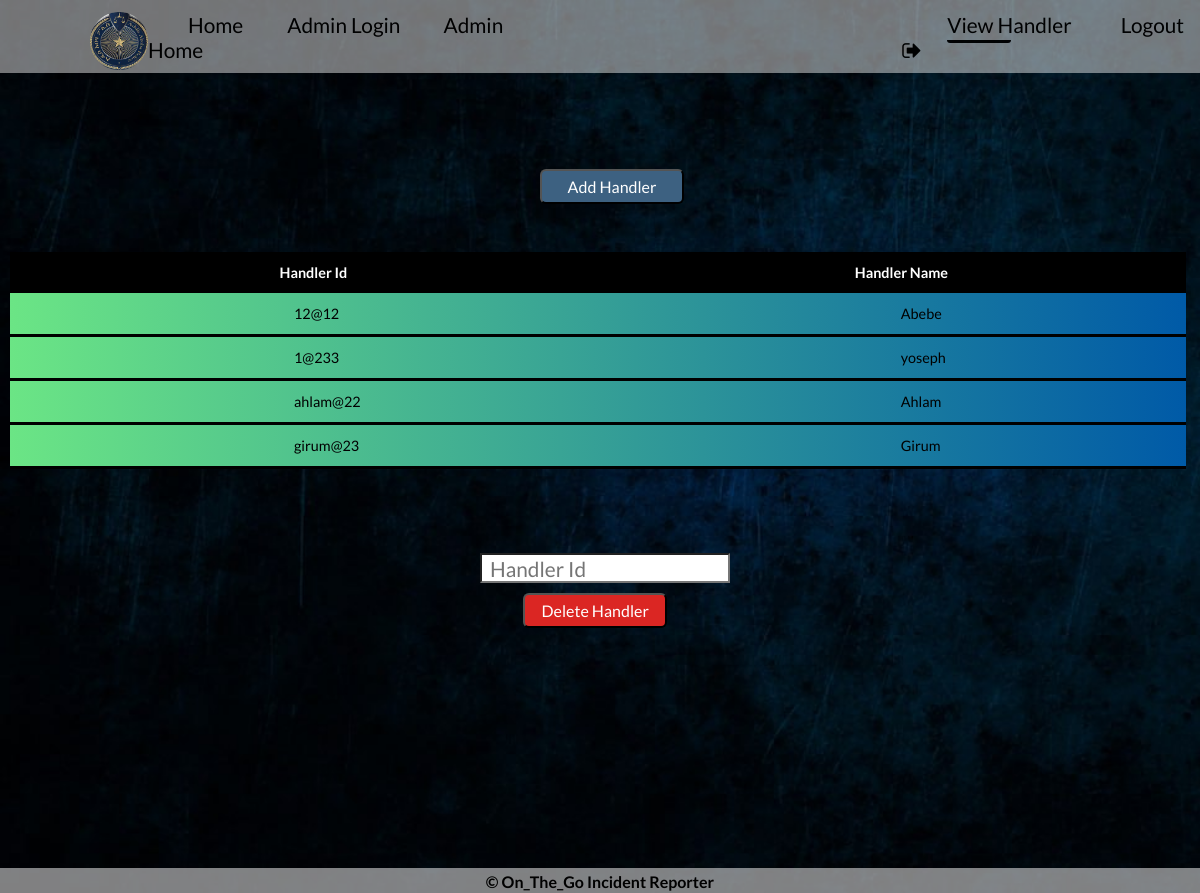
The page /Admin_viewHandler.php (signed in) on the database as committed earlier.
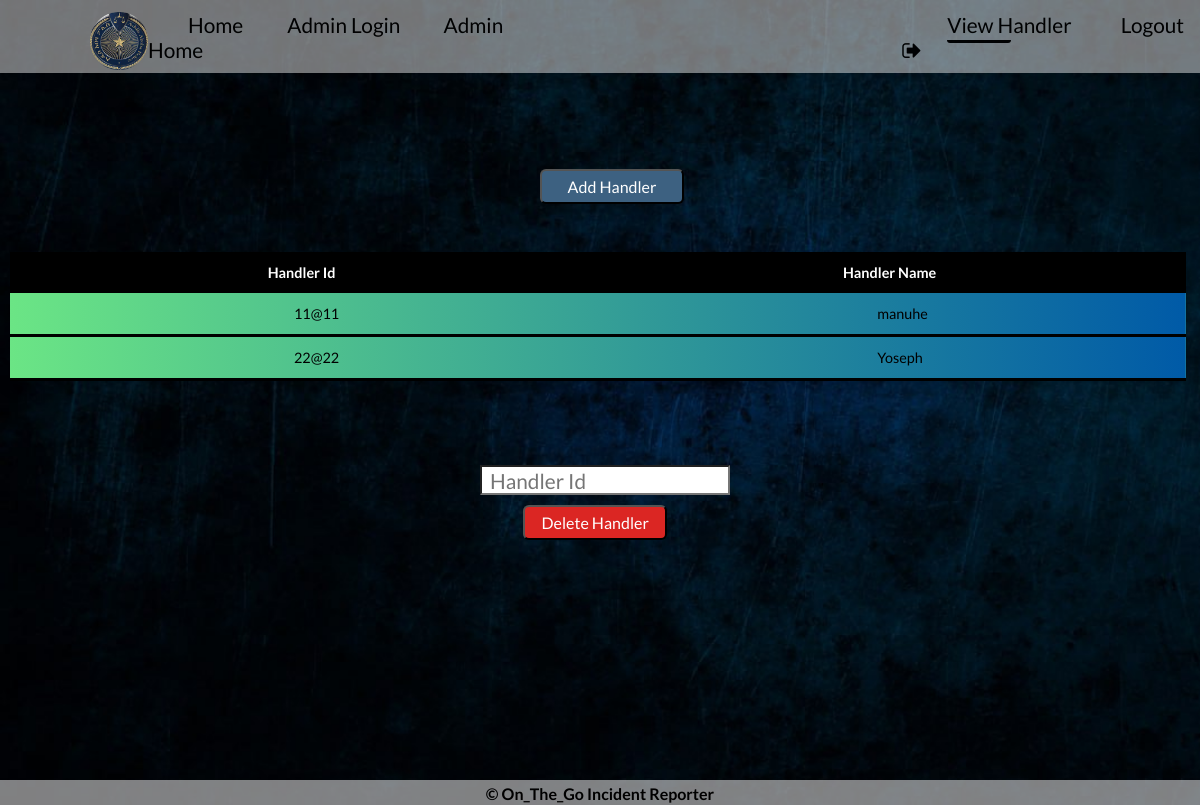
The same page on the database as committed later.
### tables this page shows
CREATE TABLE `handler` (
  `h_id` varchar(50) NOT NULL,
  `h_name` varchar(50) NOT NULL,
  `h_pass` varchar(50) NOT NULL
);

### Admin_viewHandler.php (the view, shortened to what this page needs)
<!DOCTYPE html>
<html>
<head>
<?php
  include("connection.php");
    $query="select h_id,h_name from handler";
    $result=mysqli_query($conn,$query);
  ?>
  <link rel="stylesheet" type="text/css" href="./Assets/css/Admin_viewhadler.css">
	<link rel="stylesheet" type="text/css" href="https://maxcdn.bootstrapcdn.com/font-awesome/4.4.0/css/font-awesome.min.css">
</head>
<body>
   <header>
<div class="leftside">
    <a href=""> <img class="pic" src="./Assets/pictures/logos.png" alt="Addis Ababa police commission logo"  ></a>
           <nav class="navleft">
             <a href="home.php"> Home </a>
             <a href="Adminlogin.php">Admin Login</a>
             <a href="AdminHome.php">Admin Home</a>
         </nav>
 </div>
    <nav class="navigation">
       <a href="Admin_viewHandler.php" class="active"> View Handler </a>
       <a href="Admin_logout.php">Logout <i class="fa fa-sign-out" aria-hidden="true"></i></a>
    </nav>
</header>
<button class="btn-primary"> <a href="Handler add.php" class="intern"> Add Handler </a> </button>
   <table class="table">
    <thead>
      <tr>
        <th scope="col">Handler Id</th>
        <th scope="col">Handler Name</th>
      </tr>
    </thead>
<?php
      while($rows=mysqli_fetch_assoc($result)){
    ?>
    <tbody >
      <tr>
        <td><?php echo $rows['h_id']; ?></td>
        <td><?php echo $rows['h_name']; ?></td>
      </tr>
    </tbody>
    <?php
    }
    ?>
</table>
 <form class="forms" method="post" >
     <input type="text" name="hid" class="txts" placeholder="&nbsp Handler Id" id="ciid" onfocusout="f1()" required>
        <div>
        <input class="btn-danger" type="submit" value="Delete Handler" name="s2" >
        </div>
    </form>
<?php
include("footers.php");
?>
</body>
</html>

### footers.php (shortened to what this page needs)
<!DOCTYPE html>
<html lang="en">
<head>
   <link rel="stylesheet" type="text/css" href="./Assets/css/footers.css">
</head>
<body>
    <footer>
        <div class="foot" >
            <h4> &copy <b>On_The_Go Incident Reporter</b></h4>
     </div>
    </footer>
</body>
</html>

### Assets/css/Admin_viewhadler.css (style rules this page uses)
* { margin: 0; padding: 0; box-sizing: border-box; font-family: 'lato',sans-serif; }
body { justify-content: center; align-items: center; min-height: 100vh; background: url(../pictures/darkblack.jpg) no-repeat; background-size: cover; }
header { position: relative; top: 0; left: 0; width: 100%; padding: 0px 10px; background: rgba(255,255,255, .5); opacity: 0.9; border: 2px 0px solid rgba(255,255,255, .5); border-radius: 0px; display: flex; align-items: center ; z-index: 99; margin-bottom: 8%; }
.pic { height:70px; padding-left: 60px; padding-right: 0px; padding-top: 12px; margin-right: 0px; }
.leftside { margin-left:20px; margin-right:370px; display: flex; justify-content: space-between; align-items: center; }
.navleft a { position: relative; font-size: 1.3em; color: #000; text-decoration: none; font-weight: 500; margin-left: 40px; }
.navleft a::after { content:''; position: absolute; left: 0; bottom:-6px; width:50%; height: 3px; background: black; border-radius: 5px; transform-origin: right; transform:scaleX(0); transition: transform .5s; }
.navigation a { position: relative; font-size: 1.3em; color: #000; text-decoration: none; font-weight: 500; margin-left: 45px; }
nav a.active:before { position:absolute; content: " "; width:50%; height: 3px; border-bottom: 3px solid black; border-radius: 5px; bottom:-6px; }
.navigation a::after { content:''; position: absolute; left: 0; bottom:-6px; width:50%; height: 3px; background: black; border-radius: 5px; transform-origin: right; transform:scaleX(0); transition: transform .5s; }
.forms { margin-top: 7%; margin-left: 40%; }
.btn-primary { width: 12%; height: 35px; margin-top: 0px; margin-left: 45%; background:#3D6181; border-radius: 6px; cursor: pointer; font-size: 1em; color: #fff; font-weight:500; }
.intern { text-align: center; align-items: center; color: #fff; text-decoration: none; }
.btn-danger { background:#db2623; width: 20%; height: 35px; margin-top: 10px; margin-left: 6%; border-radius: 6px; cursor: pointer; font-size: 1em; color: #fff; font-weight:500; margin-bottom:20%; }
.txts { width: 250px; height: 30px; color:#000; background-color:white; font-size: 1.3em; }
.table { width: 98%; border-collapse: collapse; margin-left:10px ; margin-right: 10px; margin-top: 4%; margin-bottom: 0%; font-size: 0.9em; min-width: 400px; border-radius: 0px 0px 0 0; overflow: hidden; box-shadow: 0 0 20px rgba(0 , 0 ,0 ,0.15); }
.table thead tr { background-color: #000; color:white; font-weight: bold; }
.table th { padding: 12px 0px; }
.table td { padding-left:284px; padding-right:0px ; padding-top:12px ; padding-bottom: 12px ; }
.table tbody tr { background: #dd3e54; background: -webkit-linear-gradient(to right, #6be585, #005AA7); background: linear-gradient(to right, #6be585, #005AA7); border-bottom: 1px solid #dddddd; }
.table tbody tr:last-of-type { border-bottom: 3px solid #000; }

### Assets/css/footers.css (style rules this page uses)
footer { margin-top: 6em; }
.foot { position:relative; bottom: 0; width: 100%; }
.foot h4 { color: black; text-align: center; background: rgba(255,255,255, .5); margin:0; padding-top: 4px; height: 25px; border: 0px solid rgba(255,255,255, .5); border-radius: 0px; }

Rows that differ between the two databases and show on the page:
removed handler: h_id "12@12", h_name "Abebe"
removed handler: h_id "1@233", h_name "yoseph"
removed handler: h_id "ahlam@22", h_name "Ahlam"
removed handler: h_id "girum@23", h_name "Girum"
added handler: h_id "11@11", h_name "manuhe"
added handler: h_id "22@22", h_name "Yoseph"
